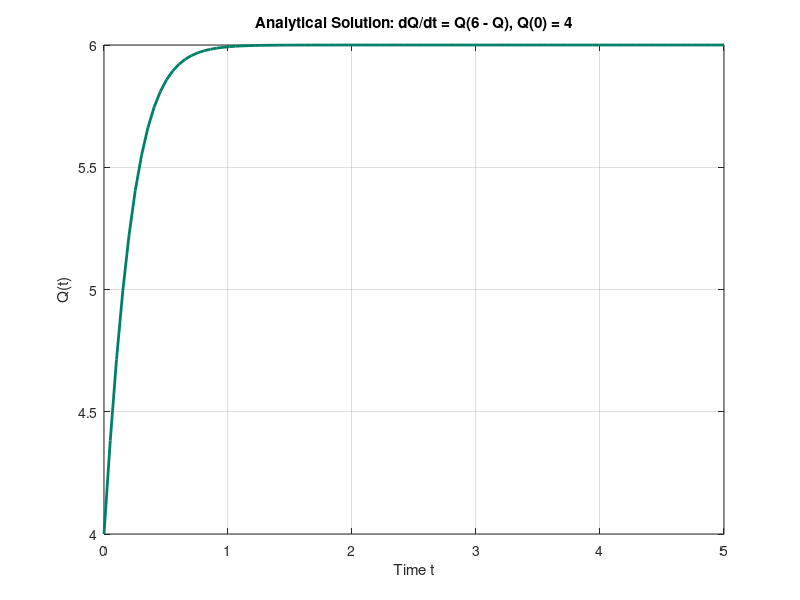

This chart was generated by the following MATLAB code:
% QUESTION 3(b): Analytical solution plot for dQ/dt = Q(6 - Q), Q(0) = 4

% Define the time range first
t = linspace(0, 5, 100);  % 100 points between 0 and 5

% Define the analytical solution as an inline function
analytic_Q = @(t) 6 ./ (1 + ((6 - 4) / 4) * exp(-6 * t));  % General solution using Q(0) = 4

% Evaluate the function over time
q_vals = analytic_Q(t);

% Plot the results
plot(t, q_vals,'color', [0 0.5 0.4], 'b-', 'LineWidth', 2); %Deep teal green
xlabel('Time t');
ylabel('Q(t)');
title('Analytical Solution: dQ/dt = Q(6 - Q), Q(0) = 4');
grid on;

% Set background colour to pink
set(gca, 'Color', [0.9 1 0.9]);  % Light pink axes background
set(gcf, 'Color', [0.9 1 0.9]);  % Light pink figure background
